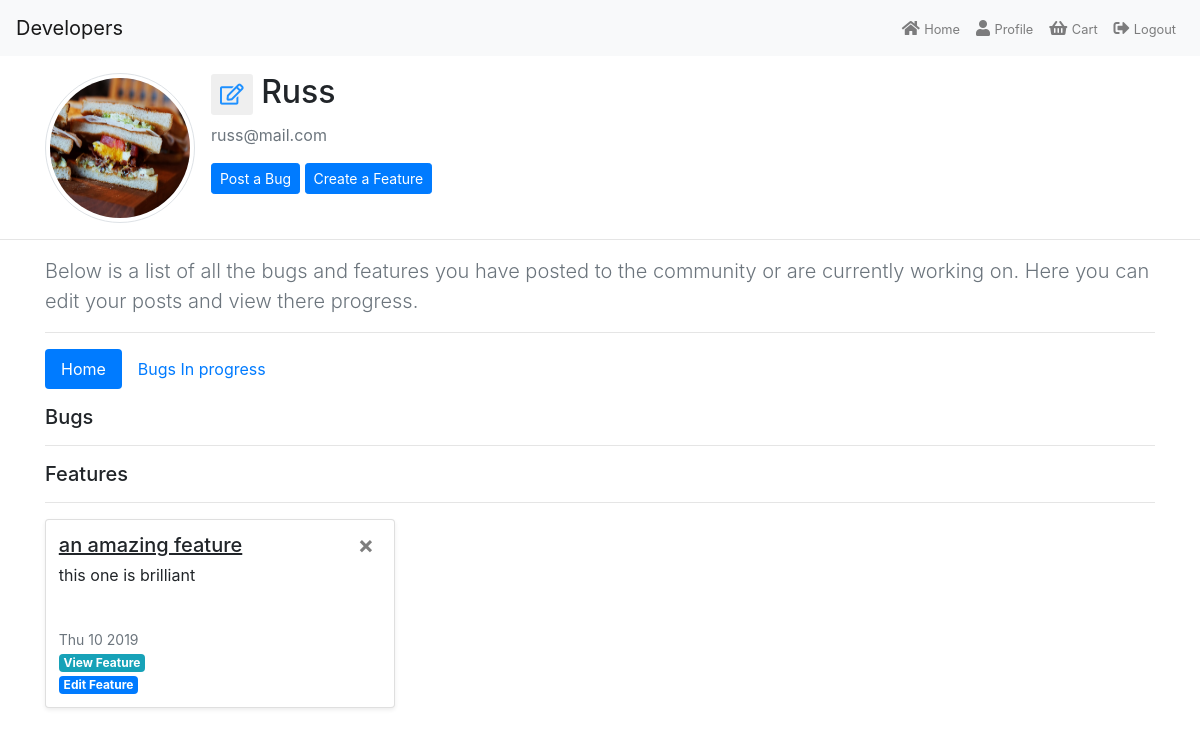
Screenshot of /users/profile/ (signed in) with the database file from the repository.
### users/models.py (models this page shows, shortened)
class Profile(models.Model):
    user = models.OneToOneField(User, on_delete=models.CASCADE)
    image = models.ImageField(default="default.jpg",
                               upload_to="profile_images")

### feature/models.py (models this page shows, shortened)
class Feature(models.Model):
    title = models.CharField(max_length=100, default="")
    description = models.TextField()
    created_date = models.DateTimeField(default=timezone.now)
    views = models.IntegerField(default=0)
    purchased = models.IntegerField(default=0)
    upvotes = models.IntegerField(default=0)
    price = models.DecimalField(max_digits=6, decimal_places=2)
    author = models.ForeignKey(User, on_delete=models.CASCADE)

### users/views.py (the view)
# urls.py: url(r'profile/', profile, name="profile"),
@login_required
def profile(request):
    if request.method == "POST":
        User_profile = UpdateProfile(request.POST, instance=request.user)
        User_image = UpdateImage(request.POST,
                                  request.FILES,
                                  instance=request.user.profile)
        if User_profile.is_valid() and User_image.is_valid():
            User_image.save()
            User_profile.save()
            messages.success(request, "Your account has been updated!")
            return redirect("profile")
    else:
        User_profile = UpdateProfile(instance=request.user)
        User_image = UpdateImage(instance=request.user.profile)
        ProfileBug = Bug.objects.filter(author=request.user)
        BugsAssigned = Bug.objects.filter(assigned=request.user)
        ProfileFeature = Feature.objects.filter(author=request.user)
    context = {
        "User_profile": User_profile,
        "User_image": User_image,
        "AssignedBug": BugsAssigned,
        "ProfileBug": ProfileBug,
        "ProfileFeature": ProfileFeature,
    }
    return render(request, "profile.html", context)

### cart/contexts.py (called while the page is built)
def cart_contents(request):
     cart = request.session.get('cart', {})
     cart_items = []
     total = 0
     feature_count = 0
     for id, quantity in cart.items():
          feature = get_object_or_404(Feature, pk=id)
          total += feature.price
          feature_count += quantity
          cart_items.append({'quantity': quantity, 'feature': feature})
     return {'cart_items':cart_items, 'total':total, "feature_count": feature_count}

### users/templates/profile.html (shortened to what this page needs)
{% extends "base.html" %}
{% load crispy_forms_tags %}
{% block content %}
<div class="container">
    <div class="content-section mt-3">
        <div class="media">
            <img class="rounded-circle account-img img-thumbnail mr-3" src="{{ user.profile.image.url }}">
            <div class="media-body">
                <h2 class="account-heading">
                    <button type="button" id="profile-edit" class="btn btn-wa btn-sm"
                        data-toggle="collapse" data-target="#collapseProfile" aria-expanded="false" aria-controls="collapseProfile">
                        <span style="font-size: 1.5em; color: Dodgerblue;">
                            <i class="far fa-edit"></i>
                        </span>
                    </button>
                    {{ user.username|capfirst }}
                </h2>
                <p class="text-secondary">
                    {{ user.email }}
                </p>
                <a class="btn btn-primary btn-sm" href="{% url 'create_bug' %}" role="button">
                    Post a Bug
                </a>
                <a class="btn btn-primary btn-sm" href="{% url 'create_feature' %}">
                    Create a Feature
                </a>
            </div>
        </div>
    </div>
</div>
<hr>
<div class="container">
    <p class="lead text-muted mt-3">
        Below is a list of all the bugs and features you have posted to the community or are currently working on. Here you can edit your posts and view there progress.
    </p>
    <hr>
    <ul class="nav nav-pills mb-3" id="pills-tab" role="tablist">
        <li class="nav-item">
            <a class="nav-link active" id="pills-home-tab" data-toggle="pill" href="#pills-home" role="tab" aria-controls="pills-home" aria-selected="true">Home</a>
        </li>
        <li class="nav-item">
            <a class="nav-link" id="pills-profile-tab" data-toggle="pill" href="#pills-profile" role="tab" aria-controls="pills-profile" aria-selected="false">Bugs In progress</a>
        </li>
    </ul>
    <div class="tab-content" id="pills-tabContent">
        <div class="tab-pane fade show active" id="pills-home" role="tabpanel" aria-labelledby="pills-home-tab">
            <h5>Bugs</h5>
            <hr>
            {% if ProfileFeature %}
                <h5>Features</h5>
                <hr>
                    <div class="row mb-2">
                        {% for feature in ProfileFeature %}
                            <div class="col-md-4">
                                <div class="card flex-md-row mb-4 shadow-sm h-md-250 card-display">
                                    <div class="card-body d-flex flex-column align-items-start">
                                        <a href="{% url 'delete_feature' feature.id %}">
                                            <button type="button" class="close right-corner" aria-label="Close">
                                                <span aria-hidden="true">
                                                    &times;
                                                </span>
                                            </button>
                                        </a>
                                        <h5 class="post-title">
                                            {{ feature.title }}
                                        </h5>
                                        <p class="card-text mb-auto ppst-text">
                                            {{ feature.description|truncatechars:50 }}
                                        </p>
                                        <div class="mb-1 text-muted post-date">
                                            {{ feature.created_date| date:"D j Y " }}
                                        </div>
                                        <a class="badge badge-info" href="{% url 'preview_feature' feature.id %}">
                                            View Feature
                                        </a>
                                        <a class="badge badge-primary mt-1" href="{% url 'edit_feature' feature.id %}">
                                            Edit Feature
                                        </a>
                                    </div>
                                </div>
                            </div>
                        {% endfor %}
                    </div>
            {% endif %}
        </div>
    </div>
</div>
{% endblock %}

### static/css/styles.css (style rules this page uses)
body { padding: 0; margin: 0; }
.account-img { width: 150px !important; height: 150px !important; }
.post-title { text-decoration: underline; }
.post-date { font-size: 14px; }
.card-body { line-height: 20px; padding: .8rem; height: 187px; }
.right-corner { position: absolute; top: 13px; right: 20px; }
.close { border-radius: 50%; }

### rows the page displays
Feature: title "an amazing feature", description "this one is brilliant", created_date "Thu 10 2019"

### other values shown
{{ user.username|capfirst }} "Russ"
{{ user.email }} "russ@mail.com"
